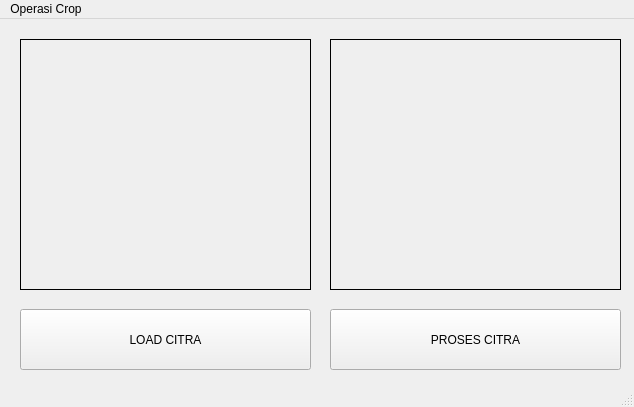
<?xml version="1.0" encoding="UTF-8"?>
<ui version="4.0">
 <class>MainWindow</class>
 <widget class="QMainWindow" name="MainWindow">
  <property name="geometry">
   <rect>
    <x>0</x>
    <y>0</y>
    <width>634</width>
    <height>407</height>
   </rect>
  </property>
  <property name="windowTitle">
   <string>MainWindow</string>
  </property>
  <widget class="QWidget" name="centralwidget">
   <widget class="QPushButton" name="button_loadcitra">
    <property name="geometry">
     <rect>
      <x>20</x>
      <y>290</y>
      <width>291</width>
      <height>61</height>
     </rect>
    </property>
    <property name="text">
     <string>LOAD CITRA</string>
    </property>
   </widget>
   <widget class="QLabel" name="label">
    <property name="geometry">
     <rect>
      <x>20</x>
      <y>20</y>
      <width>291</width>
      <height>251</height>
     </rect>
    </property>
    <property name="frameShape">
     <enum>QFrame::Box</enum>
    </property>
    <property name="text">
     <string/>
    </property>
   </widget>
   <widget class="QLabel" name="label_2">
    <property name="geometry">
     <rect>
      <x>330</x>
      <y>20</y>
      <width>291</width>
      <height>251</height>
     </rect>
    </property>
    <property name="frameShape">
     <enum>QFrame::Box</enum>
    </property>
    <property name="text">
     <string/>
    </property>
   </widget>
   <widget class="QPushButton" name="button_prosescitra">
    <property name="geometry">
     <rect>
      <x>330</x>
      <y>290</y>
      <width>291</width>
      <height>61</height>
     </rect>
    </property>
    <property name="text">
     <string>PROSES CITRA</string>
    </property>
   </widget>
  </widget>
  <widget class="QMenuBar" name="menubar">
   <property name="geometry">
    <rect>
     <x>0</x>
     <y>0</y>
     <width>634</width>
     <height>22</height>
    </rect>
   </property>
   <widget class="QMenu" name="menuOperasi_Crop">
    <property name="title">
     <string>Operasi Crop</string>
    </property>
   </widget>
   <addaction name="menuOperasi_Crop"/>
  </widget>
  <widget class="QStatusBar" name="statusbar"/>
  <action name="actionOperasi_Pencerahan">
   <property name="text">
    <string>Operasi Pencerahan</string>
   </property>
  </action>
  <action name="actionSimple_Contrast">
   <property name="text">
    <string>Simple Contrast</string>
   </property>
  </action>
  <action name="actionContrast_Streching">
   <property name="text">
    <string>Contrast Streching</string>
   </property>
  </action>
  <action name="actionNegative_Triggered">
   <property name="text">
    <string>Negative Triggered</string>
   </property>
  </action>
  <action name="actionnegative">
   <property name="text">
    <string>negative</string>
   </property>
  </action>
  <action name="actionoperasi_biner">
   <property name="text">
    <string>operasi biner</string>
   </property>
  </action>
  <action name="actionhistogram_Grayscale">
   <property name="text">
    <string>histogram Grayscale</string>
   </property>
  </action>
  <action name="actionHistogram_RGB">
   <property name="text">
    <string>Histogram RGB</string>
   </property>
  </action>
  <action name="actionHistogram_Equalization">
   <property name="text">
    <string>Histogram Equalization</string>
   </property>
  </action>
  <action name="actionTranslasi">
   <property name="text">
    <string>Translasi</string>
   </property>
  </action>
  <action name="action90_derajat">
   <property name="text">
    <string>90 derajat</string>
   </property>
  </action>
  <action name="action_90_derajat">
   <property name="text">
    <string>-90 derajat</string>
   </property>
  </action>
  <action name="action_45_derajat">
   <property name="text">
    <string>-45 derajat</string>
   </property>
  </action>
  <action name="action45_derajat">
   <property name="text">
    <string>45 derajat</string>
   </property>
  </action>
  <action name="action180">
   <property name="text">
    <string>180 derajat</string>
   </property>
  </action>
  <action name="action180_derajat">
   <property name="text">
    <string>180 derajat</string>
   </property>
  </action>
  <action name="actionRisize">
   <property name="text">
    <string>Risize</string>
   </property>
  </action>
  <action name="action2x">
   <property name="text">
    <string>2x</string>
   </property>
  </action>
  <action name="action3x">
   <property name="text">
    <string>3x</string>
   </property>
  </action>
  <action name="action4x">
   <property name="text">
    <string>4x</string>
   </property>
  </action>
  <action name="action1_2">
   <property name="text">
    <string>1/2</string>
   </property>
  </action>
  <action name="action1_4">
   <property name="text">
    <string>1/4</string>
   </property>
  </action>
  <action name="action3_4">
   <property name="text">
    <string>3/4</string>
   </property>
  </action>
  <action name="action900x400">
   <property name="text">
    <string>900x400</string>
   </property>
  </action>
  <action name="actionCrop">
   <property name="text">
    <string>Crop</string>
   </property>
  </action>
  <action name="actionTambah_Dan_Kurang">
   <property name="text">
    <string>Tambah Dan Kurang</string>
   </property>
  </action>
  <action name="actionOperasi_AND">
   <property name="text">
    <string>Operasi AND</string>
   </property>
  </action>
  <action name="actionKali_dan_Bagi">
   <property name="text">
    <string>Kali dan Bagi</string>
   </property>
  </action>
  <action name="actionKonvolusi_A">
   <property name="text">
    <string>Konvolusi A</string>
   </property>
  </action>
  <action name="actionKonvolusi_B">
   <property name="text">
    <string>Konvolusi B</string>
   </property>
  </action>
  <action name="actionKernel_1_4">
   <property name="text">
    <string>Kernel 1/4</string>
   </property>
  </action>
  <action name="actionKernel_1_9">
   <property name="text">
    <string>Kernel 1/9</string>
   </property>
  </action>
  <action name="actionGaussian_Filter">
   <property name="text">
    <string>Gaussian Filter</string>
   </property>
  </action>
  <action name="actionke_i">
   <property name="text">
    <string>ke i</string>
   </property>
  </action>
  <action name="actionke_ii">
   <property name="text">
    <string>ke ii</string>
   </property>
  </action>
  <action name="actionke_iii">
   <property name="text">
    <string>ke iii</string>
   </property>
  </action>
  <action name="actionke_iv">
   <property name="text">
    <string>ke iv</string>
   </property>
  </action>
  <action name="actionke_v">
   <property name="text">
    <string>ke v</string>
   </property>
  </action>
  <action name="actionke_vi">
   <property name="text">
    <string>ke vi</string>
   </property>
  </action>
  <action name="actionLaplace">
   <property name="text">
    <string>Laplace</string>
   </property>
  </action>
  <action name="actionMedianFilter">
   <property name="text">
    <string>MedianFilter</string>
   </property>
  </action>
  <action name="actionMaxFilter">
   <property name="text">
    <string>MaxFilter</string>
   </property>
  </action>
  <action name="actionMinFilter">
   <property name="text">
    <string>MinFilter</string>
   </property>
  </action>
  <action name="actionDFT_Smooting_Image">
   <property name="text">
    <string>DFT Smooting Image</string>
   </property>
  </action>
  <action name="actionDFT_Edge_Detection">
   <property name="text">
    <string>DFT Edge Detection</string>
   </property>
  </action>
  <action name="actionOperasi_Sobel">
   <property name="text">
    <string>Operasi Sobel</string>
   </property>
  </action>
  <action name="actionOperasi_Prewitt">
   <property name="text">
    <string>Operasi Prewitt</string>
   </property>
  </action>
  <action name="actionOperasi_Robert">
   <property name="text">
    <string>Operasi Robert</string>
   </property>
  </action>
  <action name="actionOperasi_Canny">
   <property name="text">
    <string>Operasi Canny</string>
   </property>
  </action>
  <action name="actionDelasi">
   <property name="text">
    <string>Delasi</string>
   </property>
  </action>
  <action name="actionErosi">
   <property name="text">
    <string>Erosi</string>
   </property>
  </action>
  <action name="actionOpening">
   <property name="text">
    <string>Opening</string>
   </property>
  </action>
  <action name="actionClosing">
   <property name="text">
    <string>Closing</string>
   </property>
  </action>
  <action name="actionSkeletonizing">
   <property name="text">
    <string>Skeletonizing</string>
   </property>
  </action>
  <action name="actionContur">
   <property name="text">
    <string>Contur</string>
   </property>
  </action>
  <action name="actionBinary">
   <property name="text">
    <string>Binary</string>
   </property>
  </action>
  <action name="actionBinary_Invers">
   <property name="text">
    <string>Binary Invers</string>
   </property>
  </action>
  <action name="actionTrunc">
   <property name="text">
    <string>Trunc</string>
   </property>
  </action>
  <action name="actionTo_Zero">
   <property name="text">
    <string>To Zero</string>
   </property>
  </action>
  <action name="actionTo_Zero_Invers">
   <property name="text">
    <string>To Zero Invers</string>
   </property>
  </action>
  <action name="actionMean_Thresholding">
   <property name="text">
    <string>Mean Thresholding</string>
   </property>
  </action>
  <action name="actionGaussian_Thresholding">
   <property name="text">
    <string>Gaussian Thresholding</string>
   </property>
  </action>
  <action name="actionOtsu_Thresholding">
   <property name="text">
    <string>Otsu Thresholding</string>
   </property>
  </action>
 </widget>
 <resources/>
 <connections/>
</ui>
